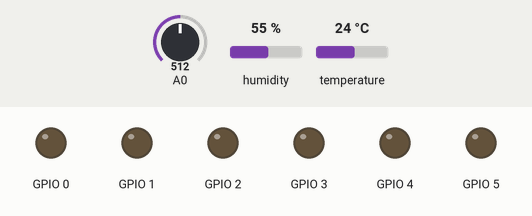
Bench run of a sketch on a simulated ESP8266 (NodeMCU). On the bench: output pins drawn as LEDs (lit = HIGH). The test bench sets the inputs (shaded band); at power-on: A0 = 512, humidity 55 %, temperature 24 °C. WiFi joins after 1.5 s; servers stay silent unless stated; no MQTT or app messages arrive unless stated; what the sketch prints to the serial monitor is not drawn.

Above: at 0.0 s.
At 2.7 s:
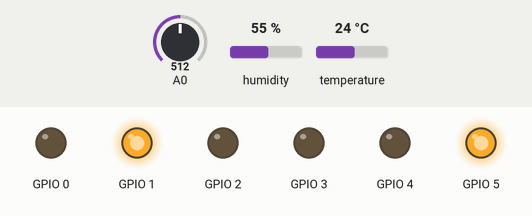
2.8 s: A0 set to 66
13.0 s: A0 set to 58
At 16.0 s:
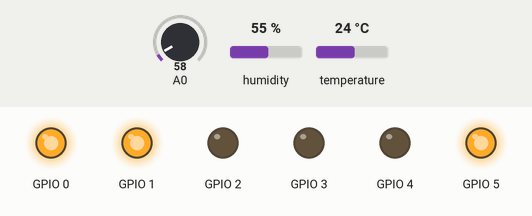
Timing chart, 0 to 17.5 s (numbered marks = the images above; inputs shaded):
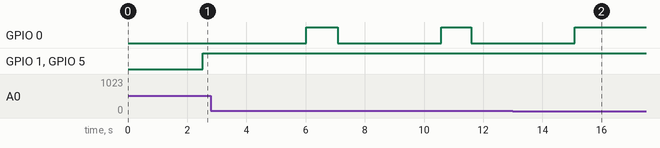

Measured:
- the behaviour switches between 61 and 60 on A0 (found by bisection; images 1 and 2)
- after the input at 13.0 s, GPIO 0: goes on until 15.1 s, then stays HIGH
- by itself, GPIO 0: alternates HIGH for 1.0 s and LOW for 3.5 s

The sketch:

nodemcu-watering-system.ino
```cpp
#include <ESP8266WiFi.h>
#include <DHTesp.h>
#include <PubSubClient.h>

const char* ssid = "plecto";
const char* password = "**";
const char* mqtt_server = "broker.mqtt-dashboard.com";
const char* topict = "temp";
const char* topicm = "moisture";

WiFiClient espClient;
PubSubClient client(espClient);
long lastMsg = 0;
char msg[50];
int value = 0;

void setup_wifi() {

  delay(10);
  // We start by connecting to a WiFi network
  Serial.println();
  Serial.print("Connecting to ");
  Serial.println(ssid);

  WiFi.begin(ssid, password);

  while (WiFi.status() != WL_CONNECTED) {
    delay(500);
    Serial.print(".");
  }

  Serial.println("");
  Serial.println("WiFi connected");
  Serial.println("IP address: ");
  Serial.println(WiFi.localIP());
}


void reconnect() {
  // Loop until we're reconnected
  while (!client.connected()) {
    Serial.print("Attempting MQTT connection...");
    // Attempt to connect
    if (client.connect("ESP8266Client")) {
      Serial.println("connected");
      // Once connected, publish an announcement...
      client.publish("outTopic", "hello world");
    } else {
      Serial.print("failed, rc=");
      Serial.print(client.state());
      Serial.println(" try again in 5 seconds");
      // Wait 5 seconds before retrying
      delay(5000);
    }
  }
}


class dht{
   DHTesp dhtsensor;
   int AsensRead;
   int BsensRead;
   int CsensRead;
   int DsensRead;
   int sensorPin;

   public:
   dht(int AsensR, int BsensR, int CsensR, int DsensR, int sensPin)
   {
    sensorPin = sensPin;
    pinMode(sensorPin, INPUT);
    AsensRead = AsensR;
    pinMode(AsensRead, OUTPUT);
    BsensRead = BsensR;
    pinMode(BsensRead, OUTPUT);
    CsensRead = CsensR;
    pinMode(CsensRead, OUTPUT);
    DsensRead = DsensR;
    pinMode(DsensRead, OUTPUT);
    dhtsensor.setup(sensorPin, DHTesp::DHT11);
   }

  void dhtread()
  {
      delay(dhtsensor.getMinimumSamplingPeriod());

      float humidity = dhtsensor.getHumidity();
      float temperature = dhtsensor.getTemperature();

      Serial.print(dhtsensor.getStatusString());
      snprintf (msg, 75, "Temp:", temperature);
      client.publish("temp", msg);
      Serial.print(temperature, 1);
      Serial.print("\t\t");

      Serial.print(dhtsensor.getStatusString());
      snprintf (msg, 75, "Humidity:", humidity);
      client.publish("temp", msg);
      Serial.print(humidity, 1);
      Serial.print("\t\t");

      Serial.print(dhtsensor.computeHeatIndex(temperature, humidity, false), 1);
  }
};

class plant
{
    int AsensRead;
    int BsensRead;
    int CsensRead;
    int DsensRead;
    int sensorPin;

    int ApumpWrite;
    int BpumpWrite;
    int CpumpWrite;
    int DpumpWrite;
    int pumpPin;

    int moisture;
    int lagg;

  public:
  plant(int AsensR, int BsensR, int CsensR, int DsensR, int sensPin, int pPin, int ApumpW, int BpumpW, int CpumpW, int DpumpW, int humid, int lag)
  {
    sensorPin = sensPin;
    pinMode(sensorPin, INPUT);
    AsensRead = AsensR;
    pinMode(AsensRead, OUTPUT);
    BsensRead = BsensR;
    pinMode(BsensRead, OUTPUT);
    CsensRead = CsensR;
    pinMode(CsensRead, OUTPUT);
    DsensRead = DsensR;
    pinMode(DsensRead, OUTPUT);

    pumpPin = pPin;
    pinMode(pumpPin, OUTPUT);
    ApumpWrite = ApumpW;
    pinMode(ApumpWrite, OUTPUT);
    BpumpWrite = BpumpW;
    pinMode(BpumpWrite, OUTPUT);
    CpumpWrite = CpumpW;
    pinMode(CpumpWrite, OUTPUT);
    DpumpWrite = DpumpW;
    pinMode(DpumpWrite, OUTPUT);

    moisture = humid;
    lagg = lag;

  }

  void status()
  {
    if(AsensRead == 1) {digitalWrite(AsensRead, HIGH);} else {digitalWrite(AsensRead, LOW);}
    if(BsensRead == 2) {digitalWrite(BsensRead, HIGH);} else {digitalWrite(BsensRead, LOW);}
    if(CsensRead == 3) {digitalWrite(CsensRead, HIGH);} else {digitalWrite(CsensRead, LOW);}
    if(DsensRead == 4) {digitalWrite(DsensRead, HIGH);} else {digitalWrite(DsensRead, LOW);}
    if(analogRead(sensorPin) > moisture)
    {
      if(ApumpWrite == 5) {digitalWrite(ApumpWrite, HIGH);} else {digitalWrite(ApumpWrite, LOW);}
      if(BpumpWrite == 6) {digitalWrite(BpumpWrite, HIGH);} else {digitalWrite(BpumpWrite, LOW);}
      if(CpumpWrite == 7) {digitalWrite(CpumpWrite, HIGH);} else {digitalWrite(CpumpWrite, LOW);}
      if(DpumpWrite == 8) {digitalWrite(DpumpWrite, HIGH);} else {digitalWrite(DpumpWrite, LOW);}

        digitalWrite(pumpPin, LOW);
        delay(lagg);
        digitalWrite(pumpPin, HIGH);
        if (!client.connected()) {reconnect();}
        client.loop();
        snprintf (msg, 75, "Watered plant", pumpPin);
        Serial.print("Publish message: ");
        Serial.println(msg);
        client.publish("moisture", msg);
    }
    else
    {
        if(ApumpWrite == 5) {digitalWrite(ApumpWrite, HIGH);} else {digitalWrite(ApumpWrite, LOW);}
        if(BpumpWrite == 6) {digitalWrite(BpumpWrite, HIGH);} else {digitalWrite(BpumpWrite, LOW);}
        if(CpumpWrite == 7) {digitalWrite(CpumpWrite, HIGH);} else {digitalWrite(CpumpWrite, LOW);}
        if(DpumpWrite == 8) {digitalWrite(DpumpWrite, HIGH);} else {digitalWrite(DpumpWrite, LOW);}
        digitalWrite(pumpPin, HIGH);
    }
  }
};

plant plant1(1, 0, 0, 0, A0, 0, 5, 0, 0, 0, 60, 3500);

dht dht1(1, 2, 3, 4, A0);


void setup() {
  pinMode(BUILTIN_LED, OUTPUT);     // Initialize the BUILTIN_LED pin as an output
  Serial.begin(115200);
  setup_wifi();
  client.setServer(mqtt_server, 1883);

}

void loop() {
  dht1.dhtread();
  plant1.status();
}
```
